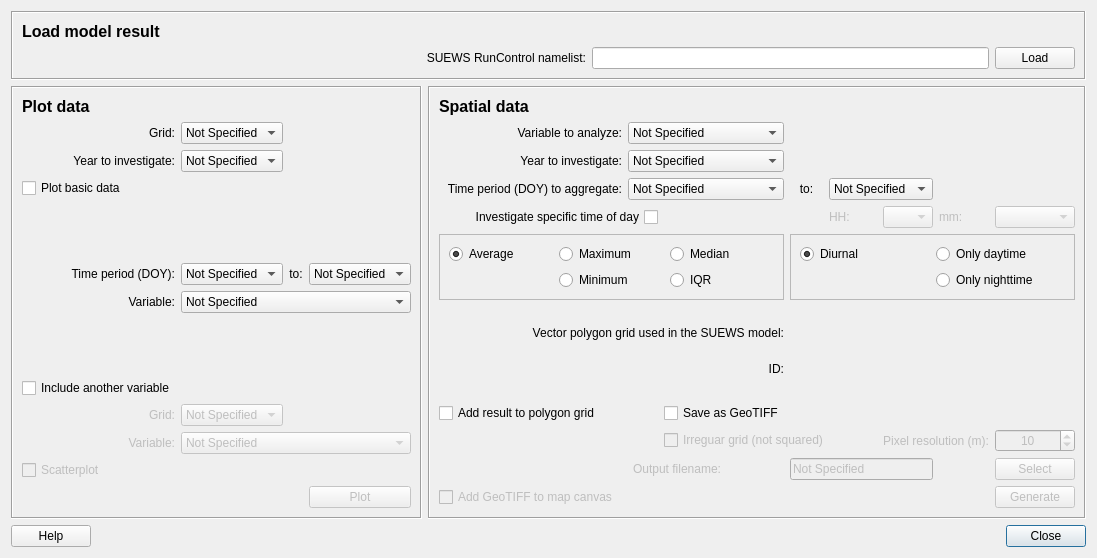
 <widget class="QDialog" name="SolweigAnalyzerDialogBase">
  <property name="geometry">
   <rect>
    <x>0</x>
    <y>0</y>
    <width>1009</width>
    <height>558</height>
   </rect>
  </property>
  <property name="windowTitle">
   <string>SUEWS Analyzer</string>
  </property>
  <layout class="QGridLayout" name="gridLayout">
   <item row="2" column="2">
    <spacer name="horizontalSpacer_2">
     <property name="orientation">
      <enum>Qt::Horizontal</enum>
     </property>
     <property name="sizeHint" stdset="0">
      <size>
       <width>40</width>
       <height>20</height>
      </size>
     </property>
    </spacer>
   </item>
   <item row="2" column="3">
    <widget class="QPushButton" name="pushButtonClose">
     <property name="text">
      <string>Close</string>
     </property>
    </widget>
   </item>
   <item row="2" column="0">
    <widget class="QPushButton" name="pushButtonHelp">
     <property name="text">
      <string>Help</string>
     </property>
    </widget>
   </item>
   <item row="2" column="1">
    <spacer name="horizontalSpacer_7">
     <property name="orientation">
      <enum>Qt::Horizontal</enum>
     </property>
     <property name="sizeHint" stdset="0">
      <size>
       <width>40</width>
       <height>20</height>
      </size>
     </property>
    </spacer>
   </item>
   <item row="1" column="0" colspan="2">
    <widget class="QFrame" name="frame_POI">
     <property name="enabled">
      <bool>true</bool>
     </property>
     <property name="frameShape">
      <enum>QFrame::Box</enum>
     </property>
     <property name="frameShadow">
      <enum>QFrame::Sunken</enum>
     </property>
     <layout class="QGridLayout" name="gridLayout_3">
      <item row="2" column="0">
       <widget class="QLabel" name="label_8">
        <property name="text">
         <string>Year to investigate:</string>
        </property>
        <property name="alignment">
         <set>Qt::AlignRight|Qt::AlignTrailing|Qt::AlignVCenter</set>
        </property>
       </widget>
      </item>
      <item row="1" column="1">
       <widget class="QComboBox" name="comboBox_POIField">
        <property name="enabled">
         <bool>true</bool>
        </property>
        <property name="toolTip">
         <string>Here, a list of all available modeled grids are listed. Specify one of the grid IDs. If no grid is available, then no data if found in the model output folder.</string>
        </property>
        <item>
         <property name="text">
          <string>Not Specified</string>
         </property>
        </item>
       </widget>
      </item>
      <item row="5" column="1">
       <widget class="QComboBox" name="comboBox_POIDOYMin">
        <property name="enabled">
         <bool>true</bool>
        </property>
        <property name="toolTip">
         <string>Specify the start time period to plot</string>
        </property>
        <item>
         <property name="text">
          <string>Not Specified</string>
         </property>
        </item>
       </widget>
      </item>
      <item row="5" column="0">
       <widget class="QLabel" name="label_10">
        <property name="text">
         <string>Time period (DOY):</string>
        </property>
        <property name="alignment">
         <set>Qt::AlignRight|Qt::AlignTrailing|Qt::AlignVCenter</set>
        </property>
       </widget>
      </item>
      <item row="6" column="0">
       <widget class="QLabel" name="label_39">
        <property name="enabled">
         <bool>true</bool>
        </property>
        <property name="text">
         <string>Variable:</string>
        </property>
        <property name="alignment">
         <set>Qt::AlignRight|Qt::AlignTrailing|Qt::AlignVCenter</set>
        </property>
        <property name="buddy">
         <cstring>comboBox_POIField</cstring>
        </property>
       </widget>
      </item>
      <item row="1" column="0">
       <widget class="QLabel" name="label_34">
        <property name="enabled">
         <bool>true</bool>
        </property>
        <property name="text">
         <string>Grid:</string>
        </property>
        <property name="alignment">
         <set>Qt::AlignRight|Qt::AlignTrailing|Qt::AlignVCenter</set>
        </property>
        <property name="buddy">
         <cstring>comboBox_POIField</cstring>
        </property>
       </widget>
      </item>
      <item row="12" column="0">
       <widget class="QCheckBox" name="checkboxScatterbox">
        <property name="enabled">
         <bool>false</bool>
        </property>
        <property name="toolTip">
         <string>Tick this in to generate a scatterplot between the two variables specified above</string>
        </property>
        <property name="text">
         <string>Scatterplot</string>
        </property>
       </widget>
      </item>
      <item row="0" column="0">
       <widget class="QLabel" name="label_29">
        <property name="text">
         <string>&lt;!DOCTYPE HTML PUBLIC &quot;-//W3C//DTD HTML 4.0//EN&quot; &quot;http://www.w3.org/TR/REC-html40/strict.dtd&quot;&gt;
&lt;html&gt;&lt;head&gt;&lt;meta name=&quot;qrichtext&quot; content=&quot;1&quot; /&gt;&lt;style type=&quot;text/css&quot;&gt;
p, li { white-space: pre-wrap; }
&lt;/style&gt;&lt;/head&gt;&lt;body style=&quot; font-family:'MS Shell Dlg 2'; font-size:8pt; font-weight:400; font-style:normal;&quot;&gt;
&lt;p style=&quot; margin-top:0px; margin-bottom:0px; margin-left:0px; margin-right:0px; -qt-block-indent:0; text-indent:0px;&quot;&gt;&lt;span style=&quot; font-size:12pt; font-weight:600;&quot;&gt;Plot data&lt;/span&gt;&lt;/p&gt;&lt;/body&gt;&lt;/html&gt;</string>
        </property>
       </widget>
      </item>
      <item row="8" column="0">
       <spacer name="verticalSpacer">
        <property name="orientation">
         <enum>Qt::Vertical</enum>
        </property>
        <property name="sizeHint" stdset="0">
         <size>
          <width>20</width>
          <height>40</height>
         </size>
        </property>
       </spacer>
      </item>
      <item row="9" column="0">
       <widget class="QCheckBox" name="checkboxPOIAnother">
        <property name="toolTip">
         <string>Tick this in to add another variable in the plot</string>
        </property>
        <property name="text">
         <string>Include another variable</string>
        </property>
       </widget>
      </item>
      <item row="11" column="0">
       <widget class="QLabel" name="label_41">
        <property name="enabled">
         <bool>false</bool>
        </property>
        <property name="text">
         <string>Variable:</string>
        </property>
        <property name="alignment">
         <set>Qt::AlignRight|Qt::AlignTrailing|Qt::AlignVCenter</set>
        </property>
        <property name="buddy">
         <cstring>comboBox_POIField</cstring>
        </property>
       </widget>
      </item>
      <item row="10" column="0">
       <widget class="QLabel" name="label_40">
        <property name="enabled">
         <bool>false</bool>
        </property>
        <property name="text">
         <string>Grid:</string>
        </property>
        <property name="alignment">
         <set>Qt::AlignRight|Qt::AlignTrailing|Qt::AlignVCenter</set>
        </property>
        <property name="buddy">
         <cstring>comboBox_POIField</cstring>
        </property>
       </widget>
      </item>
      <item row="10" column="1">
       <widget class="QComboBox" name="comboBox_POIField_2">
        <property name="enabled">
         <bool>false</bool>
        </property>
        <property name="toolTip">
         <string>Here, a list of all available modeled grids are listed. Specify one of the grid IDs. If no grid is available, then no data if found in the model output folder</string>
        </property>
        <item>
         <property name="text">
          <string>Not Specified</string>
         </property>
        </item>
       </widget>
      </item>
      <item row="13" column="3">
       <widget class="QPushButton" name="runButtonPlot">
        <property name="enabled">
         <bool>false</bool>
        </property>
        <property name="toolTip">
         <string>	Plot the data selected above</string>
        </property>
        <property name="text">
         <string>Plot</string>
        </property>
       </widget>
      </item>
      <item row="5" column="3">
       <widget class="QComboBox" name="comboBox_POIDOYMax">
        <property name="enabled">
         <bool>true</bool>
        </property>
        <property name="toolTip">
         <string>Specify the end time period to plot</string>
        </property>
        <item>
         <property name="text">
          <string>Not Specified</string>
         </property>
        </item>
       </widget>
      </item>
      <item row="5" column="2">
       <widget class="QLabel" name="label_9">
        <property name="text">
         <string>to:</string>
        </property>
        <property name="alignment">
         <set>Qt::AlignCenter</set>
        </property>
       </widget>
      </item>
      <item row="2" column="1">
       <widget class="QComboBox" name="comboBox_POIYYYY">
        <property name="enabled">
         <bool>true</bool>
        </property>
        <property name="toolTip">
         <string>Specify one of the available years to plot</string>
        </property>
        <item>
         <property name="text">
          <string>Not Specified</string>
         </property>
        </item>
       </widget>
      </item>
      <item row="6" column="1" colspan="3">
       <widget class="QComboBox" name="comboBox_POIVariable">
        <property name="enabled">
         <bool>true</bool>
        </property>
        <property name="toolTip">
         <string>Specify one of the available variables to plot</string>
        </property>
        <item>
         <property name="text">
          <string>Not Specified</string>
         </property>
        </item>
       </widget>
      </item>
      <item row="11" column="1" colspan="3">
       <widget class="QComboBox" name="comboBox_POIVariable_2">
        <property name="enabled">
         <bool>false</bool>
        </property>
        <property name="toolTip">
         <string>Specify one of the available variables to plot</string>
        </property>
        <item>
         <property name="text">
          <string>Not Specified</string>
         </property>
        </item>
       </widget>
      </item>
      <item row="3" column="0">
       <widget class="QCheckBox" name="checkboxPlotBasic">
        <property name="toolTip">
         <string>Tick this in to plot a summary of the most essential output variables</string>
        </property>
        <property name="text">
         <string>Plot basic data</string>
        </property>
       </widget>
      </item>
      <item row="4" column="0">
       <spacer name="verticalSpacer_4">
        <property name="orientation">
         <enum>Qt::Vertical</enum>
        </property>
        <property name="sizeHint" stdset="0">
         <size>
          <width>20</width>
          <height>40</height>
         </size>
        </property>
       </spacer>
      </item>
     </layout>
     <zorder>label_29</zorder>
     <zorder>checkboxPOIAnother</zorder>
     <zorder>checkboxScatterbox</zorder>
     <zorder>runButtonPlot</zorder>
     <zorder>verticalSpacer</zorder>
     <zorder>label_41</zorder>
     <zorder>label_40</zorder>
     <zorder>label_39</zorder>
     <zorder>label_34</zorder>
     <zorder>label_8</zorder>
     <zorder>label_10</zorder>
     <zorder>comboBox_POIField</zorder>
     <zorder>comboBox_POIYYYY</zorder>
     <zorder>comboBox_POIDOYMin</zorder>
     <zorder>comboBox_POIField_2</zorder>
     <zorder>comboBox_POIVariable_2</zorder>
     <zorder>label_9</zorder>
     <zorder>comboBox_POIDOYMax</zorder>
     <zorder>comboBox_POIVariable</zorder>
     <zorder>checkboxPlotBasic</zorder>
     <zorder>verticalSpacer_4</zorder>
    </widget>
   </item>
   <item row="0" column="0" colspan="4">
    <widget class="QFrame" name="frame_8">
     <property name="frameShape">
      <enum>QFrame::Box</enum>
     </property>
     <property name="frameShadow">
      <enum>QFrame::Sunken</enum>
     </property>
     <layout class="QGridLayout" name="gridLayout_5">
      <item row="0" column="0">
       <widget class="QLabel" name="label_32">
        <property name="text">
         <string>&lt;!DOCTYPE HTML PUBLIC &quot;-//W3C//DTD HTML 4.0//EN&quot; &quot;http://www.w3.org/TR/REC-html40/strict.dtd&quot;&gt;
&lt;html&gt;&lt;head&gt;&lt;meta name=&quot;qrichtext&quot; content=&quot;1&quot; /&gt;&lt;style type=&quot;text/css&quot;&gt;
p, li { white-space: pre-wrap; }
&lt;/style&gt;&lt;/head&gt;&lt;body style=&quot; font-family:'MS Shell Dlg 2'; font-size:8pt; font-weight:400; font-style:normal;&quot;&gt;
&lt;p style=&quot; margin-top:0px; margin-bottom:0px; margin-left:0px; margin-right:0px; -qt-block-indent:0; text-indent:0px;&quot;&gt;&lt;span style=&quot; font-size:12pt; font-weight:600;&quot;&gt;Load model result&lt;/span&gt;&lt;/p&gt;&lt;/body&gt;&lt;/html&gt;</string>
        </property>
       </widget>
      </item>
      <item row="1" column="6">
       <widget class="QPushButton" name="pushButtonRunControl">
        <property name="text">
         <string>Load</string>
        </property>
       </widget>
      </item>
      <item row="1" column="5">
       <widget class="QLineEdit" name="textModelFolder">
        <property name="toolTip">
         <string>A namelist (RunControl.nml) used for the model run should be specified. This can be located in the suewsmodel directory found as a sub-directory of the UMEP-plugin directory. Note that the namelist includes information on the last model run performed.</string>
        </property>
       </widget>
      </item>
      <item row="1" column="4">
       <widget class="QLabel" name="label_5">
        <property name="text">
         <string>SUEWS RunControl namelist:</string>
        </property>
        <property name="alignment">
         <set>Qt::AlignRight|Qt::AlignTrailing|Qt::AlignVCenter</set>
        </property>
       </widget>
      </item>
      <item row="1" column="0">
       <spacer name="horizontalSpacer_3">
        <property name="orientation">
         <enum>Qt::Horizontal</enum>
        </property>
        <property name="sizeHint" stdset="0">
         <size>
          <width>40</width>
          <height>20</height>
         </size>
        </property>
       </spacer>
      </item>
     </layout>
    </widget>
   </item>
   <item row="1" column="2" colspan="2">
    <widget class="QFrame" name="frame_Spatial">
     <property name="enabled">
      <bool>true</bool>
     </property>
     <property name="frameShape">
      <enum>QFrame::Box</enum>
     </property>
     <property name="frameShadow">
      <enum>QFrame::Sunken</enum>
     </property>
     <layout class="QGridLayout" name="gridLayout_2">
      <item row="1" column="0" colspan="2">
       <widget class="QLabel" name="label_35">
        <property name="enabled">
         <bool>true</bool>
        </property>
        <property name="text">
         <string>Variable to analyze:</string>
        </property>
        <property name="alignment">
         <set>Qt::AlignRight|Qt::AlignTrailing|Qt::AlignVCenter</set>
        </property>
        <property name="buddy">
         <cstring>comboBox_POIField</cstring>
        </property>
       </widget>
      </item>
      <item row="5" column="0" colspan="5">
       <widget class="QFrame" name="frame">
        <property name="toolTip">
         <string>Specify statistical method</string>
        </property>
        <property name="frameShape">
         <enum>QFrame::StyledPanel</enum>
        </property>
        <property name="frameShadow">
         <enum>QFrame::Raised</enum>
        </property>
        <layout class="QGridLayout" name="gridLayout_4">
         <item row="2" column="0">
          <widget class="QRadioButton" name="radioButtonMean">
           <property name="text">
            <string>Average</string>
           </property>
           <property name="checked">
            <bool>true</bool>
           </property>
          </widget>
         </item>
         <item row="2" column="2">
          <widget class="QRadioButton" name="radioButtonMed">
           <property name="text">
            <string>Median</string>
           </property>
          </widget>
         </item>
         <item row="3" column="2">
          <widget class="QRadioButton" name="radioButtonIQR">
           <property name="text">
            <string>IQR</string>
           </property>
          </widget>
         </item>
         <item row="2" column="1">
          <widget class="QRadioButton" name="radioButtonMax">
           <property name="text">
            <string>Maximum</string>
           </property>
          </widget>
         </item>
         <item row="3" column="1">
          <widget class="QRadioButton" name="radioButtonMin">
           <property name="text">
            <string>Minimum</string>
           </property>
          </widget>
         </item>
        </layout>
       </widget>
      </item>
      <item row="2" column="2" colspan="3">
       <widget class="QComboBox" name="comboBox_SpatialYYYY">
        <property name="enabled">
         <bool>true</bool>
        </property>
        <property name="toolTip">
         <string>Specify one of the available years to plot</string>
        </property>
        <item>
         <property name="text">
          <string>Not Specified</string>
         </property>
        </item>
       </widget>
      </item>
      <item row="4" column="8">
       <widget class="QLabel" name="label_12">
        <property name="enabled">
         <bool>false</bool>
        </property>
        <property name="layoutDirection">
         <enum>Qt::RightToLeft</enum>
        </property>
        <property name="text">
         <string>mm:</string>
        </property>
       </widget>
      </item>
      <item row="9" column="5" colspan="4">
       <widget class="QWidget" name="widgetField" native="true">
        <property name="enabled">
         <bool>true</bool>
        </property>
        <property name="minimumSize">
         <size>
          <width>125</width>
          <height>30</height>
         </size>
        </property>
        <property name="layoutDirection">
         <enum>Qt::LeftToRight</enum>
        </property>
        <layout class="QGridLayout" name="gridLayout_15"/>
       </widget>
      </item>
      <item row="2" column="0" colspan="2">
       <widget class="QLabel" name="label_6">
        <property name="text">
         <string>Year to investigate:</string>
        </property>
        <property name="alignment">
         <set>Qt::AlignRight|Qt::AlignTrailing|Qt::AlignVCenter</set>
        </property>
       </widget>
      </item>
      <item row="3" column="6" colspan="2">
       <widget class="QComboBox" name="comboBox_SpatialDOYMax">
        <property name="enabled">
         <bool>true</bool>
        </property>
        <property name="toolTip">
         <string>Specify the end time period to plot</string>
        </property>
        <item>
         <property name="text">
          <string>Not Specified</string>
         </property>
        </item>
       </widget>
      </item>
      <item row="4" column="0" colspan="3">
       <widget class="QCheckBox" name="checkBox_TOD">
        <property name="layoutDirection">
         <enum>Qt::RightToLeft</enum>
        </property>
        <property name="text">
         <string>Investigate specific time of day</string>
        </property>
       </widget>
      </item>
      <item row="4" column="6">
       <widget class="QLabel" name="label_13">
        <property name="enabled">
         <bool>false</bool>
        </property>
        <property name="layoutDirection">
         <enum>Qt::RightToLeft</enum>
        </property>
        <property name="text">
         <string>HH:</string>
        </property>
       </widget>
      </item>
      <item row="6" column="3" colspan="2">
       <spacer name="verticalSpacer_3">
        <property name="orientation">
         <enum>Qt::Vertical</enum>
        </property>
        <property name="sizeHint" stdset="0">
         <size>
          <width>20</width>
          <height>40</height>
         </size>
        </property>
       </spacer>
      </item>
      <item row="8" column="0" colspan="5">
       <widget class="QLabel" name="label_3">
        <property name="text">
         <string>Vector polygon grid used in the SUEWS model:</string>
        </property>
        <property name="alignment">
         <set>Qt::AlignRight|Qt::AlignTrailing|Qt::AlignVCenter</set>
        </property>
       </widget>
      </item>
      <item row="15" column="9">
       <widget class="QPushButton" name="runButtonSpatial">
        <property name="enabled">
         <bool>false</bool>
        </property>
        <property name="cursor">
         <cursorShape>ArrowCursor</cursorShape>
        </property>
        <property name="toolTip">
         <string>Starts the spatial processing/analysis</string>
        </property>
        <property name="text">
         <string>Generate</string>
        </property>
       </widget>
      </item>
      <item row="15" column="0" colspan="2">
       <widget class="QCheckBox" name="checkBoxIntoCanvas">
        <property name="enabled">
         <bool>false</bool>
        </property>
        <property name="toolTip">
         <string>All analysis specified above will be added to the map canvas if this box is ticked in</string>
        </property>
        <property name="text">
         <string>Add GeoTIFF to map canvas</string>
        </property>
       </widget>
      </item>
      <item row="14" column="9">
       <widget class="QPushButton" name="pushButtonSave">
        <property name="enabled">
         <bool>false</bool>
        </property>
        <property name="text">
         <string>Select</string>
        </property>
       </widget>
      </item>
      <item row="14" column="5" colspan="3">
       <widget class="QLineEdit" name="textOutput">
        <property name="enabled">
         <bool>false</bool>
        </property>
        <property name="toolTip">
         <string>Name of the GeoTIFF to be saved</string>
        </property>
        <property name="text">
         <string>Not Specified</string>
        </property>
       </widget>
      </item>
      <item row="14" column="1" colspan="3">
       <widget class="QLabel" name="label_4">
        <property name="enabled">
         <bool>false</bool>
        </property>
        <property name="text">
         <string>Output filename:</string>
        </property>
        <property name="alignment">
         <set>Qt::AlignRight|Qt::AlignTrailing|Qt::AlignVCenter</set>
        </property>
       </widget>
      </item>
      <item row="13" column="9">
       <widget class="QDoubleSpinBox" name="doubleSpinBoxRes">
        <property name="enabled">
         <bool>false</bool>
        </property>
        <property name="toolTip">
         <string>When a irregular grid is used, a pixel resolution in meters must be specified</string>
        </property>
        <property name="alignment">
         <set>Qt::AlignCenter</set>
        </property>
        <property name="decimals">
         <number>0</number>
        </property>
        <property name="maximum">
         <double>10000.000000000000000</double>
        </property>
        <property name="value">
         <double>10.000000000000000</double>
        </property>
       </widget>
      </item>
      <item row="3" column="0" colspan="2">
       <widget class="QLabel" name="label">
        <property name="text">
         <string>Time period (DOY) to aggregate:</string>
        </property>
        <property name="alignment">
         <set>Qt::AlignRight|Qt::AlignTrailing|Qt::AlignVCenter</set>
        </property>
       </widget>
      </item>
      <item row="13" column="7" colspan="2">
       <widget class="QLabel" name="label_2">
        <property name="enabled">
         <bool>false</bool>
        </property>
        <property name="text">
         <string>Pixel resolution (m):</string>
        </property>
        <property name="alignment">
         <set>Qt::AlignRight|Qt::AlignTrailing|Qt::AlignVCenter</set>
        </property>
       </widget>
      </item>
      <item row="13" column="3" colspan="4">
       <widget class="QCheckBox" name="checkBoxIrregular">
        <property name="enabled">
         <bool>false</bool>
        </property>
        <property name="toolTip">
         <string>Tick this in if a grid is irregular i.e. not squared and aligned north to south</string>
        </property>
        <property name="text">
         <string>Irreguar grid (not squared)</string>
        </property>
       </widget>
      </item>
      <item row="12" column="3" colspan="2">
       <widget class="QCheckBox" name="addResultToGeotiff">
        <property name="toolTip">
         <string>Tick this in to generate a raster grid from the analyze settings specified</string>
        </property>
        <property name="text">
         <string>Save as GeoTIFF</string>
        </property>
       </widget>
      </item>
      <item row="9" column="4">
       <widget class="QLabel" name="label_7">
        <property name="text">
         <string>ID:</string>
        </property>
        <property name="alignment">
         <set>Qt::AlignRight|Qt::AlignTrailing|Qt::AlignVCenter</set>
        </property>
       </widget>
      </item>
      <item row="12" column="0">
       <widget class="QCheckBox" name="addResultToGrid">
        <property name="toolTip">
         <string>Tick this box to add the results in the attribute table of the grid specified. PLoygon grid need to be reloaded for changes to appear in the atttribute table.</string>
        </property>
        <property name="text">
         <string>Add result to polygon grid</string>
        </property>
       </widget>
      </item>
      <item row="11" column="3" colspan="2">
       <spacer name="verticalSpacer_2">
        <property name="orientation">
         <enum>Qt::Vertical</enum>
        </property>
        <property name="sizeHint" stdset="0">
         <size>
          <width>20</width>
          <height>40</height>
         </size>
        </property>
       </spacer>
      </item>
      <item row="3" column="5">
       <widget class="QLabel" name="label_11">
        <property name="text">
         <string>to:</string>
        </property>
        <property name="alignment">
         <set>Qt::AlignCenter</set>
        </property>
       </widget>
      </item>
      <item row="8" column="5" colspan="4">
       <widget class="QWidget" name="widgetPolygrid" native="true">
        <property name="enabled">
         <bool>true</bool>
        </property>
        <property name="minimumSize">
         <size>
          <width>175</width>
          <height>30</height>
         </size>
        </property>
        <property name="layoutDirection">
         <enum>Qt::LeftToRight</enum>
        </property>
        <layout class="QGridLayout" name="gridLayout_7"/>
       </widget>
      </item>
      <item row="1" column="2" colspan="3">
       <widget class="QComboBox" name="comboBox_SpatialVariable">
        <property name="enabled">
         <bool>true</bool>
        </property>
        <property name="toolTip">
         <string>Select a listed variable to process. If no variable is available, then no data if found in the Model output folder</string>
        </property>
        <item>
         <property name="text">
          <string>Not Specified</string>
         </property>
        </item>
       </widget>
      </item>
      <item row="0" column="0">
       <widget class="QLabel" name="label_31">
        <property name="text">
         <string>&lt;!DOCTYPE HTML PUBLIC &quot;-//W3C//DTD HTML 4.0//EN&quot; &quot;http://www.w3.org/TR/REC-html40/strict.dtd&quot;&gt;
&lt;html&gt;&lt;head&gt;&lt;meta name=&quot;qrichtext&quot; content=&quot;1&quot; /&gt;&lt;style type=&quot;text/css&quot;&gt;
p, li { white-space: pre-wrap; }
&lt;/style&gt;&lt;/head&gt;&lt;body style=&quot; font-family:'MS Shell Dlg 2'; font-size:8pt; font-weight:400; font-style:normal;&quot;&gt;
&lt;p style=&quot; margin-top:0px; margin-bottom:0px; margin-left:0px; margin-right:0px; -qt-block-indent:0; text-indent:0px;&quot;&gt;&lt;span style=&quot; font-size:12pt; font-weight:600;&quot;&gt;Spatial data&lt;/span&gt;&lt;/p&gt;&lt;/body&gt;&lt;/html&gt;</string>
        </property>
       </widget>
      </item>
      <item row="3" column="2" colspan="3">
       <widget class="QComboBox" name="comboBox_SpatialDOYMin">
        <property name="enabled">
         <bool>true</bool>
        </property>
        <property name="toolTip">
         <string>Specify the start time period to plot</string>
        </property>
        <item>
         <property name="text">
          <string>Not Specified</string>
         </property>
        </item>
       </widget>
      </item>
      <item row="4" column="7">
       <widget class="QComboBox" name="comboBox_HH">
        <property name="enabled">
         <bool>false</bool>
        </property>
        <item>
         <property name="text">
          <string/>
         </property>
        </item>
        <item>
         <property name="text">
          <string>0</string>
         </property>
        </item>
        <item>
         <property name="text">
          <string>1</string>
         </property>
        </item>
        <item>
         <property name="text">
          <string>2</string>
         </property>
        </item>
        <item>
         <property name="text">
          <string>3</string>
         </property>
        </item>
        <item>
         <property name="text">
          <string>4</string>
         </property>
        </item>
        <item>
         <property name="text">
          <string>5</string>
         </property>
        </item>
        <item>
         <property name="text">
          <string>6</string>
         </property>
        </item>
        <item>
         <property name="text">
          <string>7</string>
         </property>
        </item>
        <item>
         <property name="text">
          <string>8</string>
         </property>
        </item>
        <item>
         <property name="text">
          <string>9</string>
         </property>
        </item>
        <item>
         <property name="text">
          <string>10</string>
         </property>
        </item>
        <item>
         <property name="text">
          <string>11</string>
         </property>
        </item>
        <item>
         <property name="text">
          <string>12</string>
         </property>
        </item>
        <item>
         <property name="text">
          <string>13</string>
         </property>
        </item>
        <item>
         <property name="text">
          <string>14</string>
         </property>
        </item>
        <item>
         <property name="text">
          <string>15</string>
         </property>
        </item>
        <item>
         <property name="text">
          <string>16</string>
         </property>
        </item>
        <item>
         <property name="text">
          <string>17</string>
         </property>
        </item>
        <item>
         <property name="text">
          <string>18</string>
         </property>
        </item>
        <item>
         <property name="text">
          <string>19</string>
         </property>
        </item>
        <item>
         <property name="text">
          <string>20</string>
         </property>
        </item>
        <item>
         <property name="text">
          <string>21</string>
         </property>
        </item>
        <item>
         <property name="text">
          <string>22</string>
         </property>
        </item>
        <item>
         <property name="text">
          <string>23</string>
         </property>
        </item>
       </widget>
      </item>
      <item row="5" column="5" colspan="5">
       <widget class="QFrame" name="frame_2">
        <property name="enabled">
         <bool>true</bool>
        </property>
        <property name="toolTip">
         <string>Specify what part of each day to include in the analysis</string>
        </property>
        <property name="frameShape">
         <enum>QFrame::StyledPanel</enum>
        </property>
        <property name="frameShadow">
         <enum>QFrame::Raised</enum>
        </property>
        <layout class="QGridLayout" name="gridLayout_6">
         <item row="0" column="0">
          <widget class="QRadioButton" name="radioButtonDiurnal">
           <property name="text">
            <string>Diurnal</string>
           </property>
           <property name="checked">
            <bool>true</bool>
           </property>
          </widget>
         </item>
         <item row="0" column="1">
          <widget class="QRadioButton" name="radioButtonDaytime">
           <property name="text">
            <string>Only daytime</string>
           </property>
          </widget>
         </item>
         <item row="1" column="1">
          <widget class="QRadioButton" name="radioButtonNighttime">
           <property name="text">
            <string>Only nighttime</string>
           </property>
          </widget>
         </item>
        </layout>
       </widget>
      </item>
      <item row="4" column="9">
       <widget class="QComboBox" name="comboBox_mm">
        <property name="enabled">
         <bool>false</bool>
        </property>
        <item>
         <property name="text">
          <string/>
         </property>
        </item>
       </widget>
      </item>
     </layout>
    </widget>
   </item>
  </layout>
 </widget>
